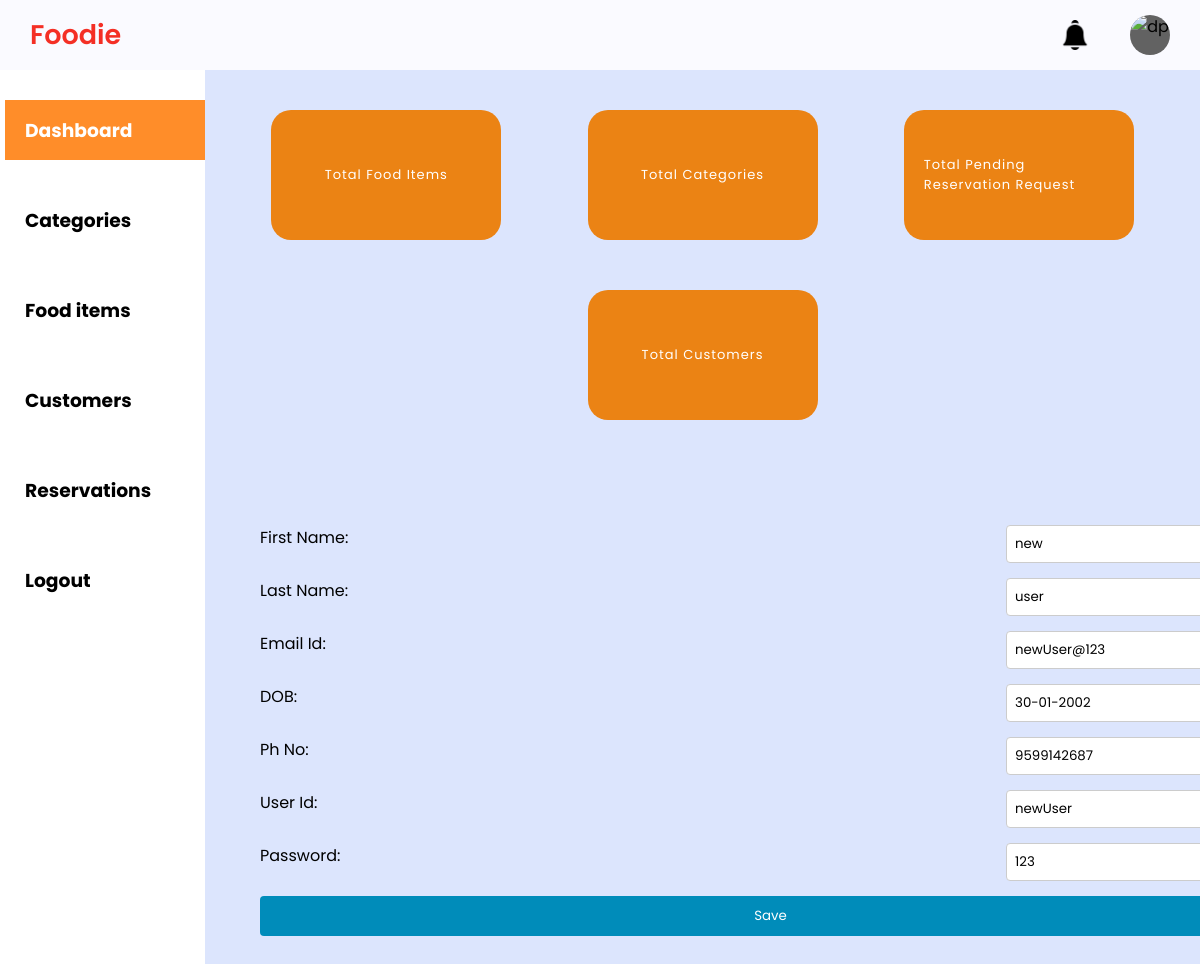
The page /admin-dashboard-customer-edit/1/ on the database as committed earlier.
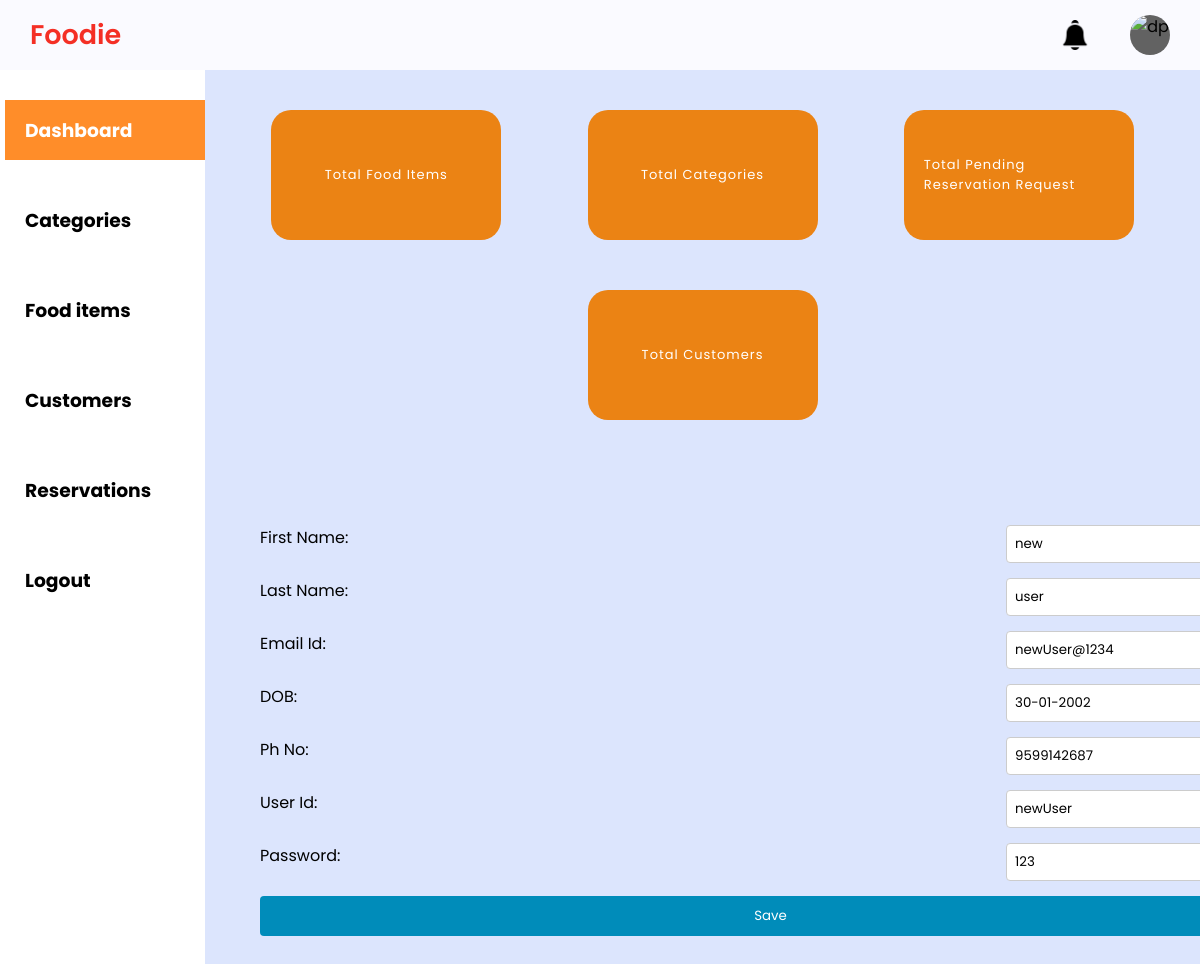
The same page on the database as committed later.
### Home_App/models.py (models this page shows, shortened)
class customer_table(models.Model):
    customer_id = models.AutoField(primary_key=True)
    first_name = models.CharField(max_length=20)
    last_name = models.CharField(max_length=20)
    email_id = models.CharField(max_length=50)
    dob = models.CharField(max_length=10)
    phone_no = models.CharField(max_length=10)
    user_id = models.CharField(max_length=50)
    password = models.CharField(max_length=50)

### Home_App/views.py (the view)
# urls.py: path('admin-dashboard-customer-edit/<int:customer_id>/',hv.edit_customer,name='edit_customer'),
def edit_customer(request,customer_id):
    customer = get_object_or_404(customer_table,customer_id=customer_id)
    if request.method == 'POST':
        form = CustomerEditForm(request.POST)
        if form.is_valid():
            customer.first_name=form.cleaned_data['first_name']
            customer.last_name=form.cleaned_data['last_name']
            customer.email_id=form.cleaned_data['email_id']
            customer.dob=form.cleaned_data['dob']
            customer.phone_no=form.cleaned_data['phone_no']
            customer.user_id=form.cleaned_data['user_id']
            customer.password=form.cleaned_data['password']
            customer.save()
            return redirect(reverse('admin-dashboard-section',kwargs={'section':'customers'}))
    else:
            form = CustomerEditForm(initial={
                'first_name':customer.first_name,
                'last_name':customer.last_name,
                'email_id':customer.email_id,
                'dob':customer.dob,
                'phone_no':customer.phone_no,
                'user_id':customer.user_id,
                'password':customer.password
            })
    return render(request,'admin-dashboard-customer-edit-modal.html',{'form':form,'customer_id':customer_id})

### Home_App/forms.py
class CustomerEditForm(forms.Form):
    first_name = forms.CharField(label='First Name', max_length=255)
    last_name = forms.CharField(label='Last Name', max_length=255)
    email_id = forms.CharField(label='Email Id',max_length=255)
    dob = forms.CharField(label='DOB',max_length=20)
    phone_no = forms.IntegerField(label='Ph No')
    user_id = forms.CharField(label='User Id',max_length=255)
    password = forms.CharField(label='Password',max_length=255)

### Template/admin-dashboard-customer-edit-modal.html (shortened to what this page needs)
{% extends 'admin-dashboard.html' %}
{% load static %}
{% block content %}
<link rel="stylesheet" href="{% static 'css/admin-dash-add-style.css' %}">
<div class="container">
<div class="customer-edit-modal">
    <form method="post" action="{% url 'edit_customer' customer_id=customer_id %}">
        {{ form.as_p }}
        <button type="submit" value="Save">Save</button>
    </form>
</div></div>
{% endblock %}

Rows that differ between the two databases and show on the page:
changed customer_table "new": email_id "newUser@123" → "newUser@1234"
